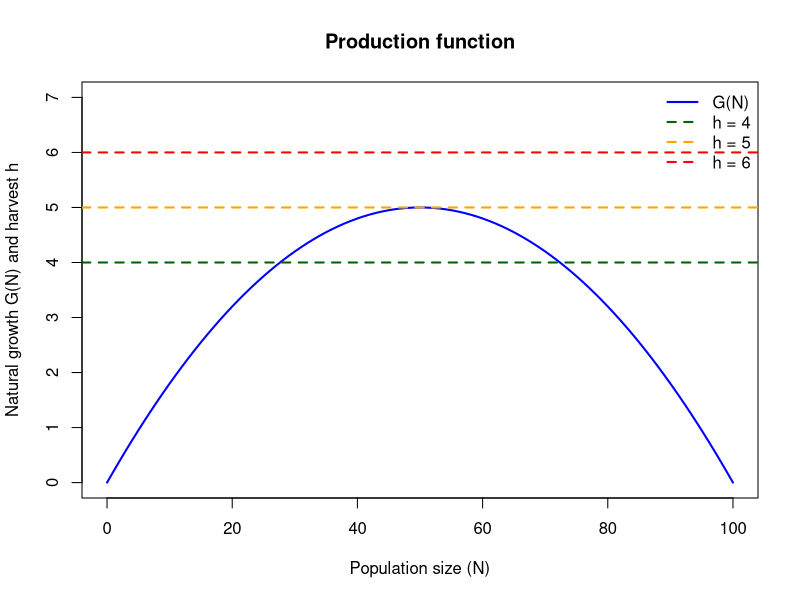
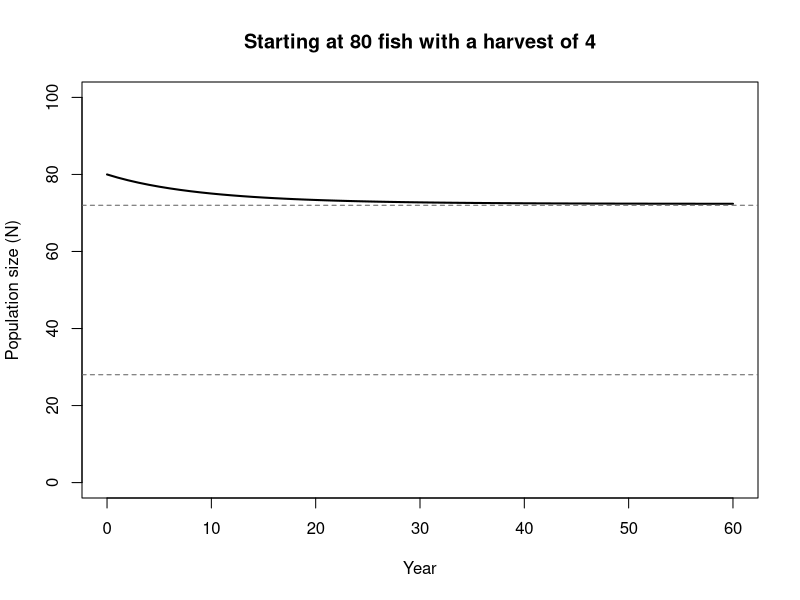
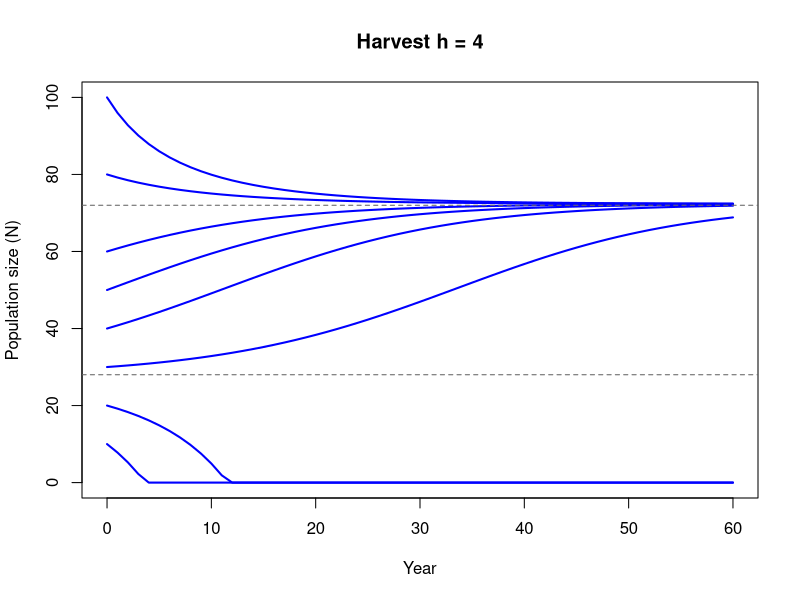
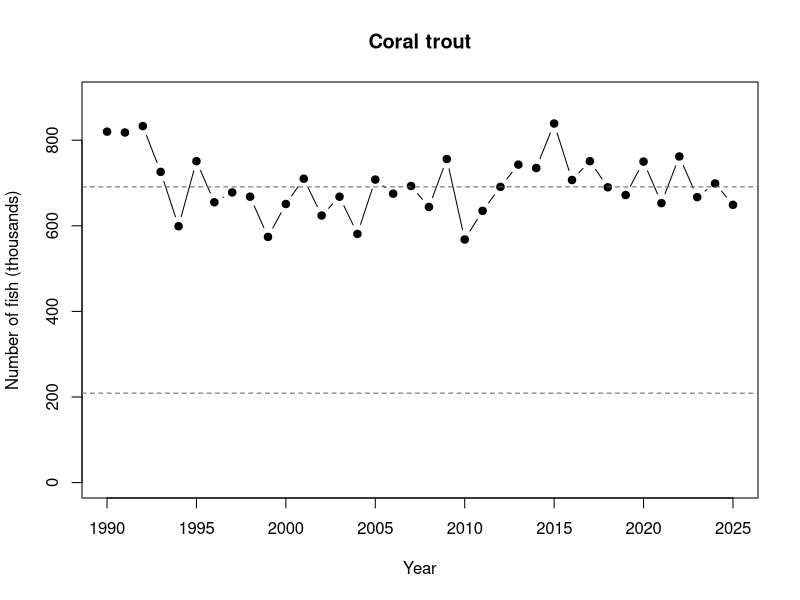
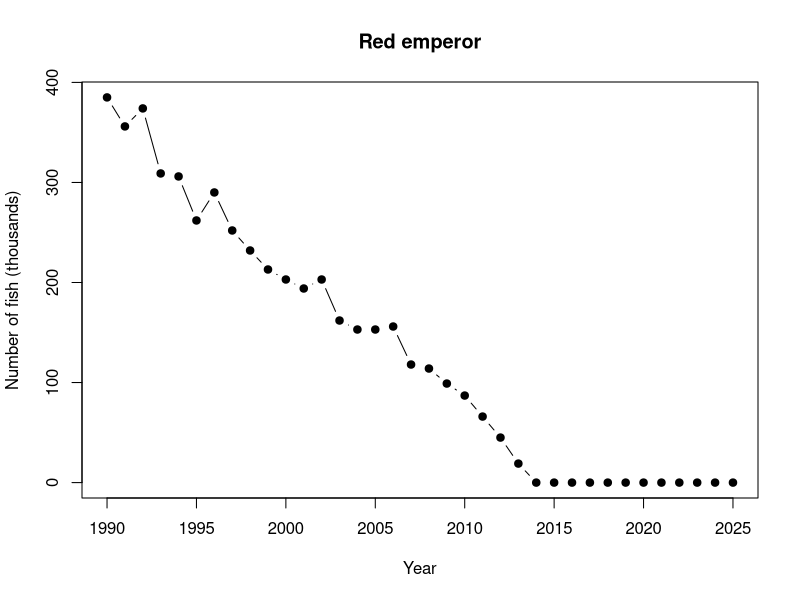

Generate these figures, in order, with R:
## ---- chunk 1
knitr::opts_chunk$set(echo = TRUE)
## ---- chunk 2
# Carrying capacity K: the largest population the environment can support
K <- 100

# Per capita growth rate R0 when the population is tiny and there's no crowding
R0 <- 0.2

# The three harvests (fish per year) we will compare, the same as the lectures
harvests <- c(4, 5, 6)

## ---- chunk 3
# Build a data frame of population sizes from 0 to K in steps of 1
production <- data.frame(N = seq(0, K, by = 1))

# Calculate natural growth G(N) for every one of those population sizes
production$G_N <- R0 * (1 - production$N / K) * production$N

# Have a look at the first six rows
head(production)

## ---- chunk 4
# Plot the production function G(N) against N as a line
plot(production$N, production$G_N,
     type = "l",
     lwd = 2,
     col = "blue",
     # Make the y axis tall enough to fit our largest harvest
     ylim = c(0, 7),
     xlab = "Population size (N)",
     ylab = "Natural growth G(N) and harvest h",
     main = "Production function")

# Add a dashed horizontal line for each harvest, each in a different colour
abline(h = harvests, col = c("darkgreen", "orange", "red"), lty = 2, lwd = 2)

# Add a legend. paste() glues pieces of text together, so this makes the
# labels "h = 4", "h = 5" and "h = 6"
legend("topright", bty = "n", lwd = 2, lty = c(1, 2, 2, 2),
       col = c("blue", "darkgreen", "orange", "red"),
       legend = c("G(N)", paste("h =", harvests)))

## ---- chunk 5
# Rows 1 to 5, all columns
production[1:5, ]

# Rows 1, 51 and 101 (N = 0, 50 and 100), all columns. c() combines the numbers
production[c(1, 51, 101), ]

# All rows, but only the G_N column. This gives a vector, just like production$G_N
head(production[, "G_N"])

## ---- chunk 6
# Is G(N) greater than 4? This gives one TRUE or FALSE for every row
head(production$G_N > 4)

## ---- chunk 7
# Keep only the rows where G(N) is greater than 4.8
production[production$G_N > 4.8, ]

## ---- chunk 8
# Rows where N is between 45 and 55. Both conditions must be TRUE, so use &
production[production$N >= 45 & production$N <= 55, ]

## ---- chunk 9
# Find the row where G(N) is equal to its largest value
production[production$G_N == max(production$G_N), ]

## ---- chunk 10
# Population size at the maximum sustainable yield
N_MSY <- K / 2

# The maximum sustainable yield
MSY <- R0 * K / 4

# Print both
N_MSY
MSY

## ---- chunk 11
# Keep only the population sizes where natural growth can keep up with a harvest of 4
can_sustain_4 <- production[production$G_N >= 4, ]

# How many rows are there?
nrow(can_sustain_4)

# Look at the first few and last few rows
head(can_sustain_4)
tail(can_sustain_4)

## ---- chunk 12
# Store the two approximate equilibria for a harvest of 4
lower_eq <- min(can_sustain_4$N)
upper_eq <- max(can_sustain_4$N)

# The same trick for a harvest of 5
production[production$G_N >= 5, ]

# And for a harvest of 6
production[production$G_N >= 6, ]

## ---- chunk 13
# a. Keep the rows where G(N) is at least 3, then look at the smallest and largest N
can_sustain_3 <- production[production$G_N >= 3, ]
min(can_sustain_3$N)
max(can_sustain_3$N)

# b. Pick out the G_N value in the rows where N is 25 and where N is 75.
# They're the same because the production function is symmetric about N = K/2
production[production$N == 25, "G_N"]
production[production$N == 75, "G_N"]

# c. Count the rows where G(N) is less than 1
nrow(production[production$G_N < 1, ])

# d. Use | for OR
production[production$N < 5 | production$N > 95, ]

## ---- chunk 14
# Number of years to run each simulation for
n_years <- 60

# Starting population and harvest for this simulation
N0 <- 80
h <- 4

# An empty vector with one slot for each year, from year 0 to year 60
N <- numeric(n_years + 1)

# Put the starting population in the first slot
N[1] <- N0

# Step the model forward one year at a time using N(t+1) = N(t) + G(N(t)) - h.
# A population can't have fewer than zero fish, so max(0, ...) takes whichever
# is bigger, zero or the new population size
for (t in 1:n_years) {
  N[t + 1] <- max(0, N[t] + R0 * (1 - N[t] / K) * N[t] - h)
}

# Plot the population over time
plot(0:n_years, N,
     type = "l",
     lwd = 2,
     ylim = c(0, K),
     xlab = "Year",
     ylab = "Population size (N)",
     main = "Starting at 80 fish with a harvest of 4")

# Add the two equilibria we found earlier as dashed grey lines
abline(h = c(lower_eq, upper_eq), lty = 2, col = "grey40")

## ---- chunk 15
# Every combination of 8 starting populations and our 3 harvests, 24 scenarios in all
scenarios <- expand.grid(N0 = c(10, 20, 30, 40, 50, 60, 80, 100),
                         h = harvests)

# Have a look
scenarios

## ---- chunk 16
# An empty data frame to collect the results of every simulation
simulations <- data.frame()

# The outer loop: go through the scenarios one row at a time
for (s in 1:nrow(scenarios)) {

  # Use subsetting to pull out the starting population and harvest for this scenario
  N0 <- scenarios[s, "N0"]
  h <- scenarios[s, "h"]

  # The inner loop: exactly the same simulation as before
  N <- numeric(n_years + 1)
  N[1] <- N0
  for (t in 1:n_years) {
    N[t + 1] <- max(0, N[t] + R0 * (1 - N[t] / K) * N[t] - h)
  }

  # Store this simulation in a small data frame, one row per year
  one_run <- data.frame(year = 0:n_years, N = N, N0 = N0, h = h)

  # rbind() stacks one data frame on the bottom of another
  simulations <- rbind(simulations, one_run)
}

# Check what we've made
str(simulations)

## ---- chunk 17
# The simulation that started at 30 fish with a harvest of 4
run_30_4 <- simulations[simulations$h == 4 & simulations$N0 == 30, ]

# Look at the first and last few years
head(run_30_4)
tail(run_30_4)

## ---- chunk 18
# Keep only the rows from the final year
final <- simulations[simulations$year == n_years, ]

# Have a look
final

## ---- chunk 19
# TRUE if the population ended at zero, FALSE if it didn't
final$collapsed <- final$N == 0

# Only the scenarios that collapsed, showing just three of the columns
final[final$collapsed == TRUE, c("h", "N0", "N")]

# sum() counts the TRUEs, because R treats TRUE as 1 and FALSE as 0
sum(final$collapsed)

## ---- chunk 20
# Final population for the scenarios that started at 20, 30 or 40 fish
final[final$N0 %in% c(20, 30, 40), c("h", "N0", "N")]

## ---- chunk 21
# Sort the final populations from smallest to largest
final[order(final$N), c("h", "N0", "N")]

## ---- chunk 22
# Choose which harvest to plot
h_plot <- 4

# Subset out the simulations for that harvest
sims_h <- simulations[simulations$h == h_plot, ]

# Draw the axes only (type = "n"). paste() builds a title that changes with h_plot
plot(sims_h$year, sims_h$N,
     type = "n",
     ylim = c(0, K),
     xlab = "Year",
     ylab = "Population size (N)",
     main = paste("Harvest h =", h_plot))

# unique() gives each starting population once. For each one, subset out that
# simulation and draw it as a line
for (start in unique(sims_h$N0)) {
  one_run <- sims_h[sims_h$N0 == start, ]
  lines(one_run$year, one_run$N, lwd = 2, col = "blue")
}

# Add the two equilibria we found for a harvest of 4
abline(h = c(lower_eq, upper_eq), lty = 2, col = "grey40")

## ---- chunk 23
# b. Rows of final where h is 5 AND the population collapsed, then just the N0 column
final[final$h == 5 & final$collapsed == TRUE, "N0"]

# c. Subset out the simulation, then find the years where N is zero and take the first
run_100_6 <- simulations[simulations$h == 6 & simulations$N0 == 100, ]
min(run_100_6[run_100_6$N == 0, "year"])

# d. Three conditions are fine too, but here we only need two
simulations[simulations$h == 4 & simulations$year == 10, c("N0", "N")]

## ---- chunk 24
# Read in the survey counts and the parameters for each species
counts <- read.csv("reef_fishery_counts.csv")
params <- read.csv("reef_fishery_parameters.csv")

# Have a look at the first six years of counts
head(counts)

# And the parameters
params

## ---- chunk 25
# The maximum sustainable yield for each species
params$MSY <- params$R0 * params$K / 4

# TRUE if the annual harvest is bigger than the MSY, FALSE if it isn't
params$over_MSY <- params$annual_harvest > params$MSY

# Have a look
params

# Subset out the species that are harvested above their MSY
params[params$over_MSY == TRUE, c("species", "annual_harvest", "MSY")]

## ---- chunk 26
# The most recent survey, every species
counts[counts$year == 2025, ]

# Red emperor counts from 2010 to 2015
counts[counts$year >= 2010 & counts$year <= 2015, c("year", "red_emperor")]

# The years in which no red emperor were counted at all
counts[counts$red_emperor == 0, "year"]

# So the first year the red emperor was counted at zero was
min(counts[counts$red_emperor == 0, "year"])

## ---- chunk 27
# Pull out the row of params for coral trout
trout <- params[params$species == "coral_trout", ]

# The production function for coral trout, from 0 to its carrying capacity
trout_prod <- data.frame(N = seq(0, trout$K, by = 1))
trout_prod$G_N <- trout$R0 * (1 - trout_prod$N / trout$K) * trout_prod$N

# Keep the population sizes where natural growth is at least as big as the harvest
trout_ok <- trout_prod[trout_prod$G_N >= trout$annual_harvest, ]

# The two ends of that range are the approximate equilibria
trout_lower <- min(trout_ok$N)
trout_upper <- max(trout_ok$N)
trout_lower
trout_upper

## ---- chunk 28
# Plot the coral trout counts over time. type = "b" draws both points and lines
plot(counts$year, counts$coral_trout,
     type = "b",
     pch = 19,
     ylim = c(0, trout$K),
     xlab = "Year",
     ylab = "Number of fish (thousands)",
     main = "Coral trout")

# Add the two equilibria as dashed grey lines
abline(h = c(trout_lower, trout_upper), lty = 2, col = "grey40")

## ---- chunk 29
# Mean coral trout count from 2000 onwards
mean(counts[counts$year >= 2000, "coral_trout"])

## ---- chunk 30
# a. Rows where red_emperor is below 100, year column only
counts[counts$red_emperor < 100, "year"]

# b. Rows of params where over_MSY is FALSE. != means "is not equal to"
params[params$over_MSY != TRUE, "species"]

# c. The red emperor's production function never reaches its harvest of 40,
# so the subset has no rows at all. No equilibrium means collapse
emperor <- params[params$species == "red_emperor", ]
emperor_prod <- data.frame(N = seq(0, emperor$K, by = 1))
emperor_prod$G_N <- emperor$R0 * (1 - emperor_prod$N / emperor$K) * emperor_prod$N
nrow(emperor_prod[emperor_prod$G_N >= emperor$annual_harvest, ])

# d. The same plot as the coral trout, with the red emperor column
plot(counts$year, counts$red_emperor,
     type = "b",
     pch = 19,
     xlab = "Year",
     ylab = "Number of fish (thousands)",
     main = "Red emperor")

# e. A minus sign drops a row or column, so -1 drops the first column (year)
counts[counts$year == 2025, -1]
